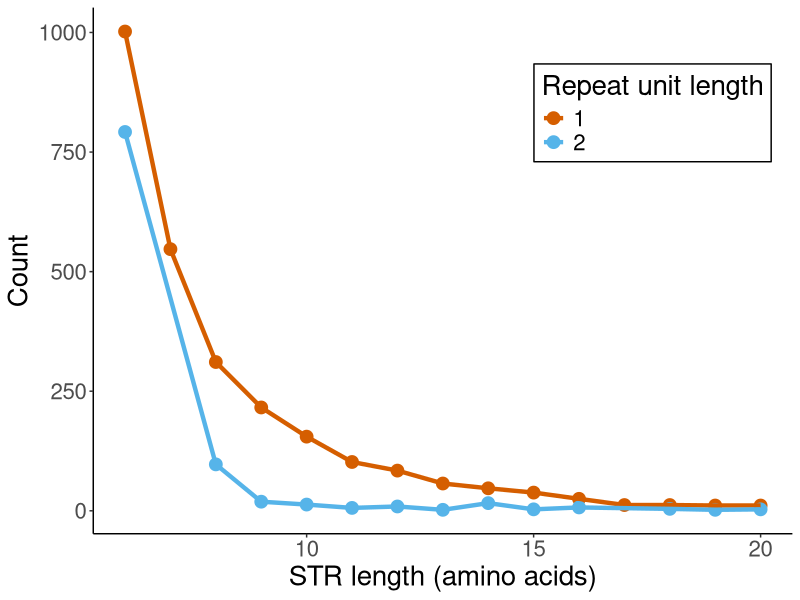
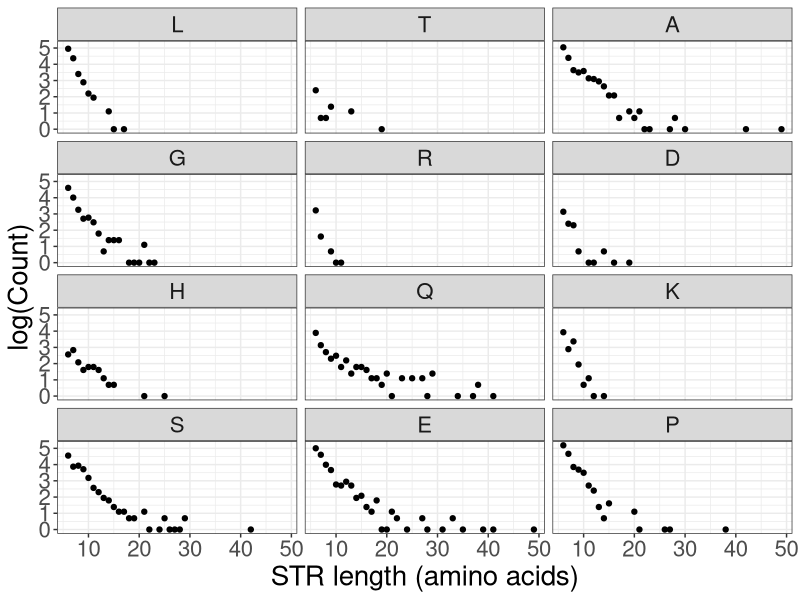
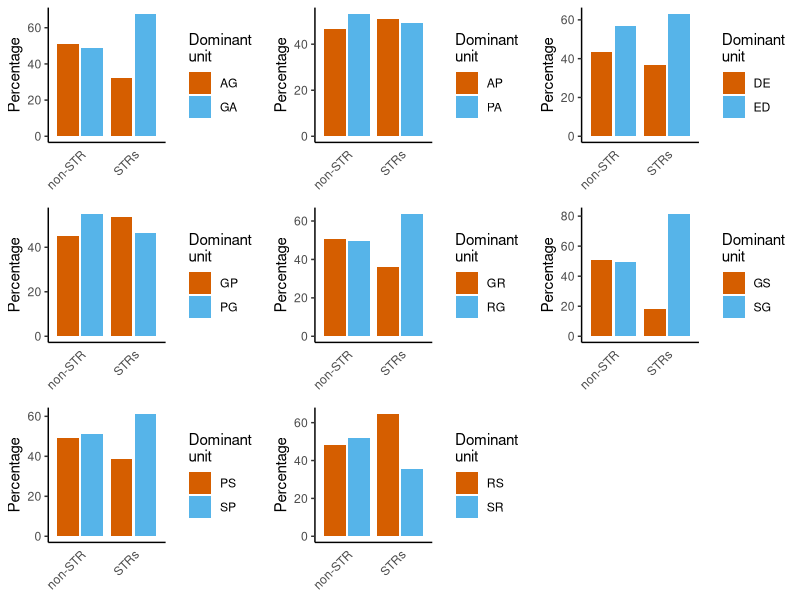

R code for these plots, in order:
library(tidyverse)
library(gridExtra)
cbPalette <- c("#D55E00", "#56B4E9", "#F0E442", "#000000", "#CC79A7", "#009E73", "#0072B2", "#E69F00")

str_purity <- function(msa, return_val){
  msa <- as.character(msa)
  frequencies <- as.data.frame(table(strsplit(msa, ",", fixed=TRUE)))
  frequencies <- frequencies %>% mutate(fraction = Freq/sum(Freq)) %>% arrange(desc(fraction))
  dom <- as.character(frequencies[1, "Var1"])
  # return fraction of the TR that is made up of the dominant unit
  if(return_val == "frac"){
    return(frequencies[1, "fraction"])
  } 
  # return the dominant unit
  else if(return_val == "dom"){
    dom <- str_remove_all(dom, "-")
    return(dom)
  } 
  else if(return_val == "cg"){
    aa = c("A", "C", "D", "E", "F", "G", "H", "I", "K", "L", "M", "N", "P", "Q", "R", "S", "T", "V", "W", "Y")
    # here, cg refers a set of integers with unique subset sums generated using the Conway-Guy sequence
    cg <- c(132568, 199412, 233119, 250115, 258613, 262936, 265136, 266256, 266826, 267111, 267259, 267336, 267376, 267396, 267407, 267413, 267416, 267418, 267419, 267420)
    cg_values <- setNames(as.list(cg), aa)
    dom <- str_remove_all(dom, "-")
    cg_sum <- 0
    for(i in strsplit(dom, "")[[1]]){
      cg_sum <- cg_sum + cg_values[[i]]
    }
    return(cg_sum)
  }
  # return the longest uninterrupted stretch of the dominant unit
  else if(return_val == "longest"){
    max_count <- 0
    cur_count <- 0
    for(i in strsplit(msa, ",")[[1]]){
      if(i == dom){
        cur_count = cur_count + 1
      } else {
        if(cur_count > max_count){
          max_count = cur_count
        }
        cur_count = 0
      }
      if(cur_count > max_count){
        max_count = cur_count
      }
    }
    return(max_count)
  } 
  # wrong return_val specified
  else{
    stop(sprintf("in str_purity(msa, return_val=\"%s\"): unsupported return_val specified", return_val), call. = FALSE)
  }
}

master_df <- read.table("../data_for_sub/str_sp_final.tsv", header=TRUE, sep="\t")

master_df <- master_df %>% mutate(
  dominant_unit = sapply(msa_original, str_purity, return_val="dom"),
  cg_sum = sapply(msa_original, str_purity, return_val="cg")
  # frac_dominant = sapply(msa_original, str_purity, return_val="frac"),
  # longest_stretch = sapply(msa_original, str_purity, return_val="longest")
)

# Counts of how many STRs were found per region length <= 20, split on unit length
master_df %>% 
  filter(repeat_region_length <= 20) %>% 
  group_by(l_effective, repeat_region_length) %>% count() %>%
  ggplot(aes(x=repeat_region_length, y=n, colour=as.factor(l_effective))) +
  geom_point(size=4) +
  geom_line(size=1.5) +
  theme_classic() +
  theme(text = element_text(size=20)) +
  xlab("STR length (amino acids)") +
  ylab("Count") +
  labs(colour = "Repeat unit length") +
  scale_colour_manual(values=c(cbPalette[1], cbPalette[2])) +
  theme(legend.position = c(0.8, 0.8), legend.background = element_rect(linetype = "solid", colour="black"))

# Investigate the length distributios for homorepeats, keeping in mind the 
# AA disorder propensity

# Mapping disorder propensity to amino acids, source of data: https://www.ncbi.nlm.nih.gov/pmc/articles/PMC2676888/
aa_df <- data.frame(
  aa = c("W", "F", "Y",	"I", "M", "L", "V", "N", "C", "T", "A", "G", "R", "D", "H", "Q", "K", "S", "E", "P"), 
  propensity = c(rep("order", 10), rep("disorder", 10)),
  score = c(-0.884, -0.697, -0.510, -0.486, -0.397, -0.326, -0.121, 0.007, 0.02, 0.059, 0.06, 0.166, 0.180, 0.192, 0.303, 0.318, 0.586, 0.341, 0.736, 0.987)
)

homo_lengths <- master_df %>% filter(l_effective == 1) %>% 
  group_by(dominant_unit, repeat_region_length) %>% count()
homo_lengths$dominant_unit <- factor(homo_lengths$dominant_unit, levels = aa_df$aa)

# Plot homorepeat regions lengths per AA, do not include AA's with < 10 occurrences
homo_lengths %>% 
  filter(!dominant_unit %in% c("Y", "N", "M", "V", "C"), repeat_region_length <= 50) %>% 
  ggplot(aes(x=repeat_region_length, y=log(n))) +
  geom_point(aes()) +
  theme_bw() +
  theme(text = element_text(size=20)) +
  xlab("STR length (amino acids)") +
  ylab("log(Count)") +
  facet_wrap(~dominant_unit, nrow = 5)

#############################
### SUPPLEMENTAL ANALYSES ###
#############################

# cbPalette <- c("#D55E00", "#56B4E9", "#F0E442", "#000000", "#CC79A7", "#009E73", "#0072B2", "#E69F00")

# Counts obtained from counting dipeptide occurrences in non-repeating sequence in SwissProt proteins
background_counts_df <- data.frame("dominant_unit"=c('PS', 'SP', 'ED', 'DE', 'GA', 'AG', 'KE', 'EK', 'GS', 'SG', 'ER', 'RE', 'AP', 'PA', 'GP', 'PG', 'RS', 'SR', 'GR', 'RG'),
                                "bg_count"=c(65013, 67656, 49441, 37708, 52947, 55680, 56844, 62152, 66492, 64524, 45113, 45048, 50250, 57180, 51094, 62618, 47512, 51326, 42550, 41482))

master_df %>% filter(l_effective ==2) %>% 
  group_by(cg_sum, dominant_unit) %>% 
  count() %>% View()
master_df %>% filter(l_effective ==2) %>% 
  group_by(cg_sum) %>% 
  count() %>% View()

# add dipeptide counts from the non-repeat background sequence
counts_comparison_df <- master_df %>% filter(l_effective ==2) %>% 
  group_by(cg_sum, dominant_unit) %>% summarise(str_count=n()) %>%
  left_join(background_counts_df, by="dominant_unit") %>% 
  filter(!is.na(bg_count)) %>% 
  pivot_longer(cols=c(str_count, bg_count), names_to="count")

# calculate percentages to facilitate plotting
get_sums <- counts_comparison_df %>% group_by(cg_sum, count) %>% summarize(sum=sum(value))
counts_comparison_df <- counts_comparison_df %>% 
  left_join(get_sums, by=c("cg_sum", "count")) %>% 
  mutate(percentage=(value/sum)*100)

# plots
# remove combinations observed < 30 times in all STRs
counts_comparison_df <- counts_comparison_df %>% filter(!cg_sum %in% c(516941, 517522))
out2 <- by(data=counts_comparison_df, INDICES=counts_comparison_df$cg_sum, FUN=function(m){
  ggplot(m, aes(count, percentage, fill=dominant_unit)) +
  geom_bar(stat="identity", position="dodge2") + theme_classic() + 
  theme(axis.title.x=element_blank(),
        axis.text.x=element_text(angle=45, hjust=1),
        axis.ticks.x=element_blank())+ ylab("Percentage") +
  scale_x_discrete(labels=c("bg_count" = "non-STR", "str_count" = "STRs")) +
  scale_fill_manual(values=cbPalette) +
  labs(fill = "Dominant\nunit") 
})
do.call(grid.arrange, c(out2, ncol=3))

# Fisher's exact tests to determine if distribution over the dipeptides is different
## in the STRs compared to non-repeating sequence
by(data=counts_comparison_df, INDICES=counts_comparison_df$cg_sum, FUN=function(m){
  # select relevant columns
  m <- m %>% ungroup() %>% select(dominant_unit, count, value)
  # spread columns, necessary for subsequent test
  m <- m %>% pivot_wider(id_cols=dominant_unit, names_from=count, values_from=value)
  # prepare df for Fisher's exact test
  m <- data.frame(m[,-1], row.names=m$dominant_unit)
  fisher.test(m) # Fisher's exact test
})
